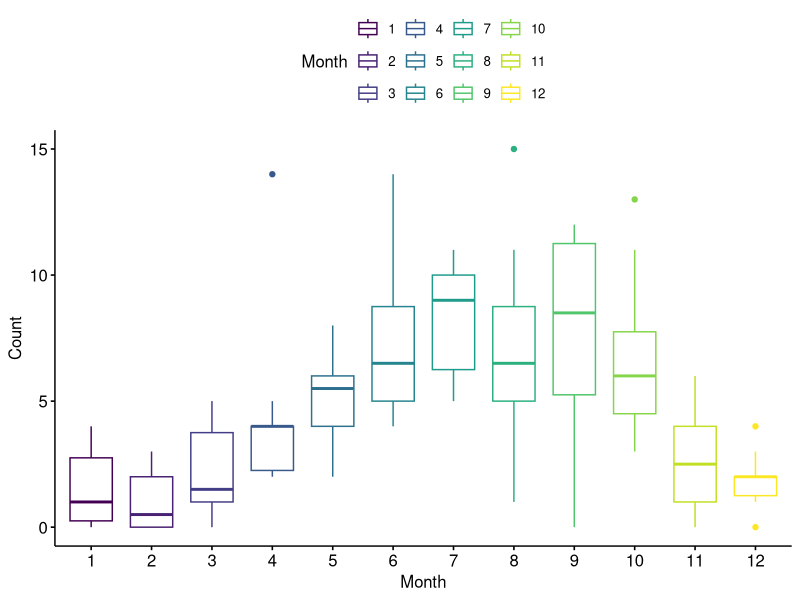
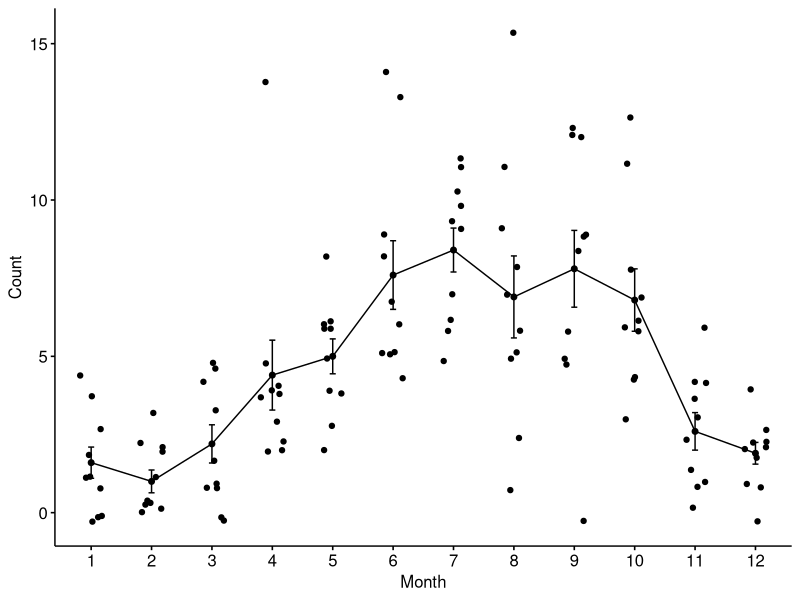
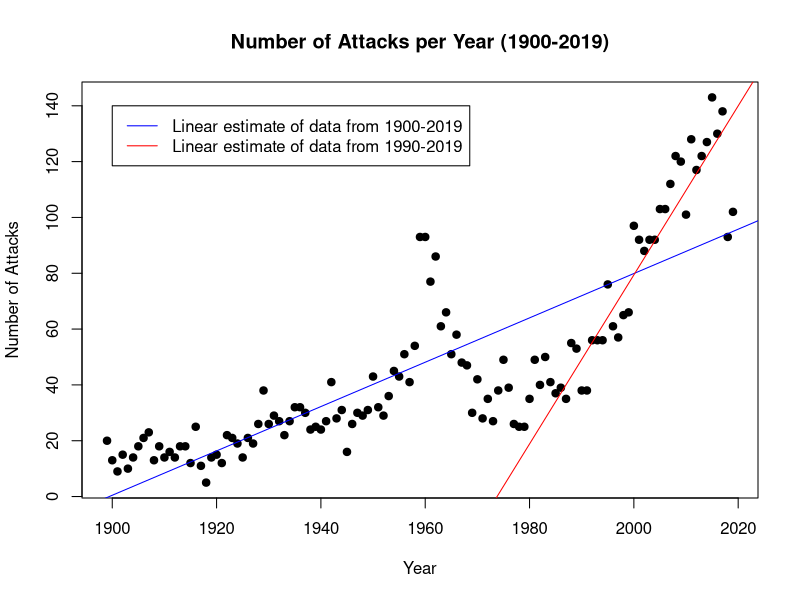
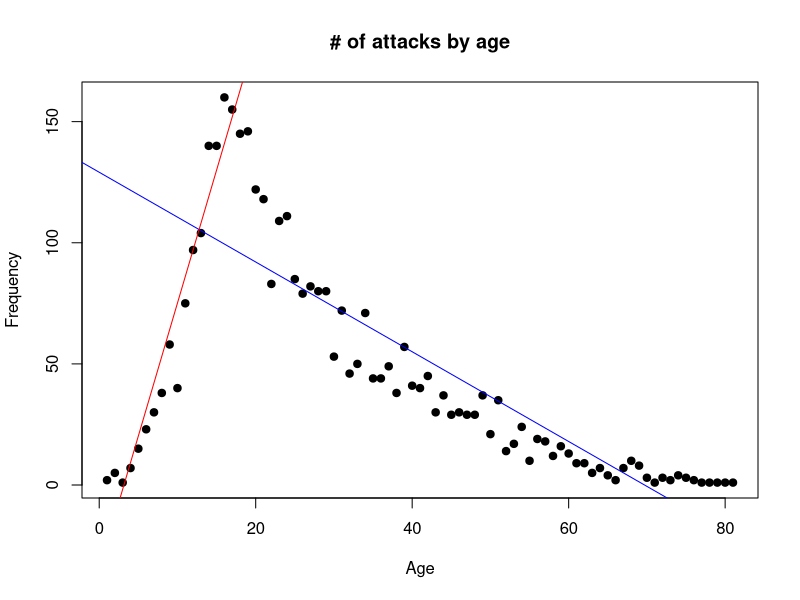

Source code (R) for these figures, in order:
directory<-getwd()
setwd(directory)


# ANOVA Testing written by Aidan Paoli
# install packages ggpubr
# Read in csv data for Anova
my_data<-read.csv("SharkattackmonthdataforANOVA.csv")

# Do the ANOVA calculation
levels(my_data$Month)
my_data$Month<-ordered(my_data$Month,
                       levels=c("1","2","3","4","5","6","7","8","9","10","11","12"))
Anova_sharkattack<-aov(Count~Month,data=my_data)

# Export Results in Summary and Show in dividual P-values
summary(Anova_sharkattack)
TukeyHSD(Anova_sharkattack)


# Creates Plots for ANOVA Results
library("ggpubr")
ggboxplot(my_data,x="Month",y="Count",
          color="Month",
          Order=c("1","2","3","4","5","6","7","8","9","10","11","12"),
          ylabel="Count of Shark Attacks",xlab="Month")
ggline(my_data,x="Month",y="Count",
       add=c("mean_se","jitter"),
       order=c("1","2","3","4","5","6","7","8","9","10","11","12"),
       ylabel="Count of Shark Attacks",xlab="Month")




# Chi Square Test written by Christopher Treutlein
Time <- read.csv("Timecsv - Sheet1.csv") 
Time <- na.omit(Time)
obs <- Time$Count
expected_pmf <- as.numeric(Time$expected_pmf)
chi_squared_test <- chisq.test(x = obs, p = expected_pmf)
print(chi_squared_test)

# Reject Null Hypothesis
# At least one count was significantly different that others




# Linear Regression for Year written by Charles Nash
# Lets read the data
library(readxl)
df <- read_excel("DataforYearLinearRegression.xlsx")
fit_lm <- lm( Frequency ~ Year1, data = df)
fit2_lm <- lm(Frequency ~ Year2, data = df)
print(summary(fit_lm))
print(summary(fit2_lm))
# Plotting the data points
plot(df$Year1, df$Frequency, main = "Number of Attacks per Year (1900-2019)",
     xlab = "Year", ylab = "Number of Attacks",
     pch = 19)

# Adding the regression line to the above plot
abline(fit_lm, col = "blue")
abline(fit2_lm, col = "red")
legend(1900, 140, legend=c("Linear estimate of data from 1900-2019", "Linear estimate of data from 1990-2019"),
       col=c("blue", "red"), lty=1:1, cex=1)





# Linear Regression for number of attacks vs age
# Author: Paul Mashimo

# tidyverse, library, and data.table libraries required to run this code

# if not installed, run this:

#install.packages('tidyverse','readxl','data.table')

library(readxl)
library(data.table)
library(dplyr)
df <- read_excel("OriginalSharkAttackData.xlsx")

# use only entries that have an exact age
df1 <- df[!is.na(as.numeric(as.character(df$Age))),] # remove non-numeric data
df1$Age <- as.numeric(as.character(df1$Age))   # convert to numeric data

freqTab = table(df1$Age)    # unfiltered values for age

freqTab <- t(freqTab)
freqTab <- as.data.frame(freqTab)    # transpose the data
freqTab <- subset(freqTab, TRUE, select=c(Var2,Freq))# remove A column

# turn variables to integer
freqTab$Var2 <- as.integer(freqTab$Var2)
freqTab$Freq <- as.integer(freqTab$Freq)

# Separating the data between above and below 18 years of age


under18 <- subset(freqTab, Var2 < 18)
over18  <- subset(freqTab, Var2 >= 18)


# Plotting the data points
plot(freqTab$Var2, freqTab$Freq, main = "# of attacks by age",
     xlab = "Age", ylab = "Frequency",
     pch = 19)

y1 <- over18$Freq
x1 <- over18$Var2

fit_lm <- lm(y1 ~ x1, data = over18)
print(summary(fit_lm))

# Adding the regression line to the above plot
abline(fit_lm, col = "blue")

y2 <- under18$Freq
x2 <- under18$Var2

fit_lm <- lm(y2 ~ x2, data = under18)
print(summary(fit_lm))

# Adding the regression line to the above plot
abline(fit_lm, col = "red")

